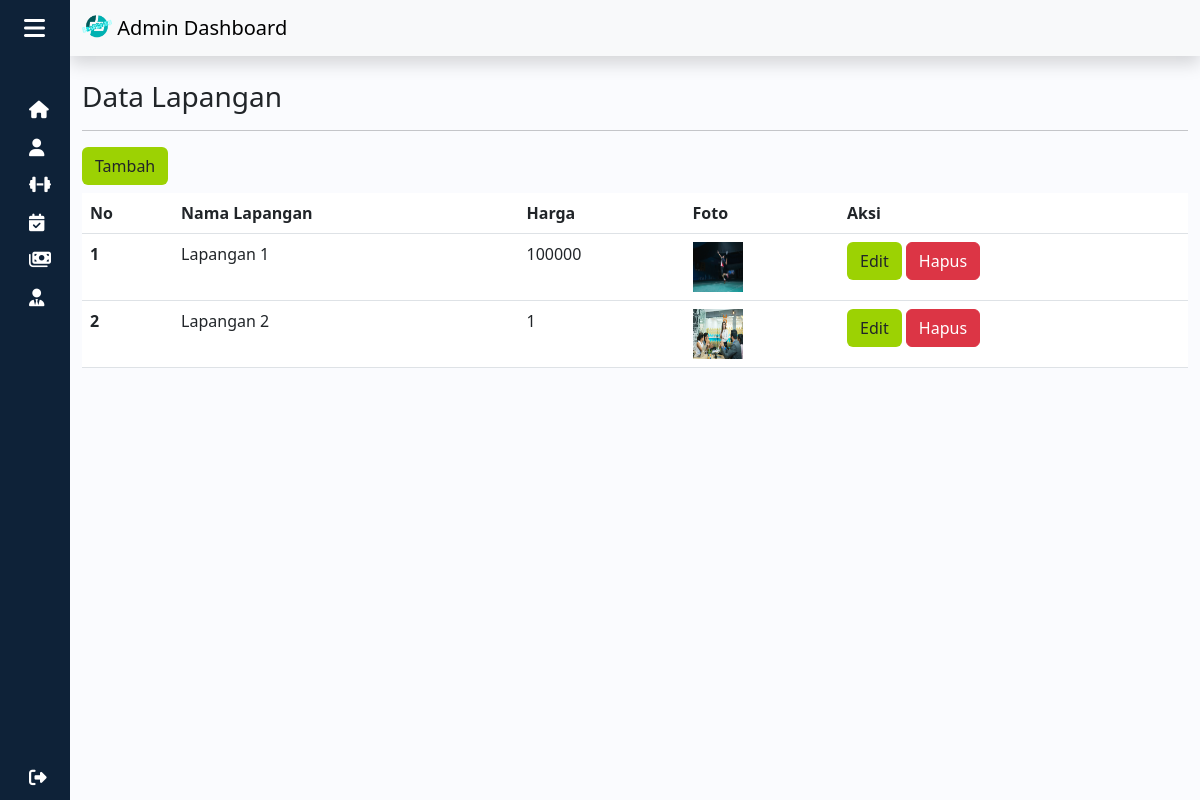
Page /admin/lapangan.php (signed in) on the committed database.
### tables this page shows
CREATE TABLE `lapangan` (
  `id_lapangan` int(11) NOT NULL,
  `nama_lapangan` varchar(50) NOT NULL,
  `harga_lapangan` int(11) NOT NULL,
  `foto_lapangan` text NOT NULL
);

### function.php (called while the page is built, shortened)
<?php
$conn = mysqli_connect("localhost", "root", "", "futsal");
function query($data)
{
    global $conn;
    $result = mysqli_query($conn, $data);
    $rows = [];
    while ($row = mysqli_fetch_assoc($result)) {
        $rows[] = $row;
    }
    return $rows;
}

### admin/lapangan.php (the view, shortened to what this page needs)
<?php
require "../function.php";
$lapangan = query("SELECT * FROM lapangan");
?>
<!DOCTYPE html>
<html lang="en">
<head>
  <link rel="stylesheet" href="../style.css">
  <link rel="stylesheet" href="https://cdnjs.cloudflare.com/ajax/libs/font-awesome/6.4.0/css/all.min.css">
  <link href="https://cdn.lineicons.com/4.0/lineicons.css" rel="stylesheet" />
  <link href="https://cdn.jsdelivr.net/npm/bootstrap@5.3.0-alpha1/dist/css/bootstrap.min.css" rel="stylesheet">
</head>
<body>
  <div class="wrapper">
    <?php require_once '../templates/navbarAdmin.php'; ?>
    <div class="main">
      <nav class="navbar bg-light shadow">
        <div class="container-fluid">
          <a class="navbar-brand" href="#">
            <img src="../assets/img/logo.png" alt="Logo" width="30" height="24" class="d-inline-block align-text-top">
            Admin Dashboard
          </a>
        </div>
      </nav>
      <div class="container">
        <h3 class="mt-4">Data Lapangan</h3>
        <hr>
        <button class="btn btn-inti mb-2" data-bs-toggle="modal" data-bs-target="#tambahModal1">Tambah</button>
        <div class="table-responsive">
          <table class="table table-hover">
            <thead class="table-inti">
              <tr>
                <th scope="col">No</th>
                <th scope="col">Nama Lapangan</th>
                <th scope="col">Harga</th>
                <th scope="col">Foto</th>
                <th scope="col">Aksi</th>
              </tr>
            </thead>
            <tbody>
              <?php $i = 1; ?>
              <?php foreach ($lapangan as $row) : ?>
                <tr>
                  <th scope="row"><?= $i++; ?></th>
                  <td><?= $row["nama_lapangan"]; ?></td>
                  <td><?= $row["harga_lapangan"]; ?></td>
                  <td><img src="../img/Lapangan/<?= $row["foto_lapangan"]; ?>" width="50" height="50"></td>
                  <td>
                    <button class="btn btn-inti" data-bs-toggle="modal" data-bs-target="#editModal<?= $row["id_lapangan"]; ?>">Edit</button>
                    <a href="./controller/hapusLpg.php?id=<?= $row["id_lapangan"]; ?>" class="btn btn-danger">Hapus</a>
                  </td>
                </tr>
              <?php endforeach; ?>
            </tbody>
          </table>
        </div>
      </div>
    </div>
</body>
</html>

### style.css (style rules this page uses)
:root { --primary: #9cd203; --hover: #79a300; --bg: #eeeeee; }
a { text-decoration: none; }
body { font-family: 'Poppins', sans-serif; }
.wrapper { display: flex; }
.main { min-height: 100vh; width: 100%; overflow: hidden; transition: all 0.35s ease-in-out; background-color: #fafbfe; }
.table-inti { background-color: #0e2238; color: #FFF; }
.btn-inti { background-color: var(--primary) !important; }

### rows in the picture
lapangan: nama_lapangan "Lapangan 1", harga_lapangan "100000", foto_lapangan (picture)
lapangan: nama_lapangan "Lapangan 2", harga_lapangan "1", foto_lapangan (picture)
